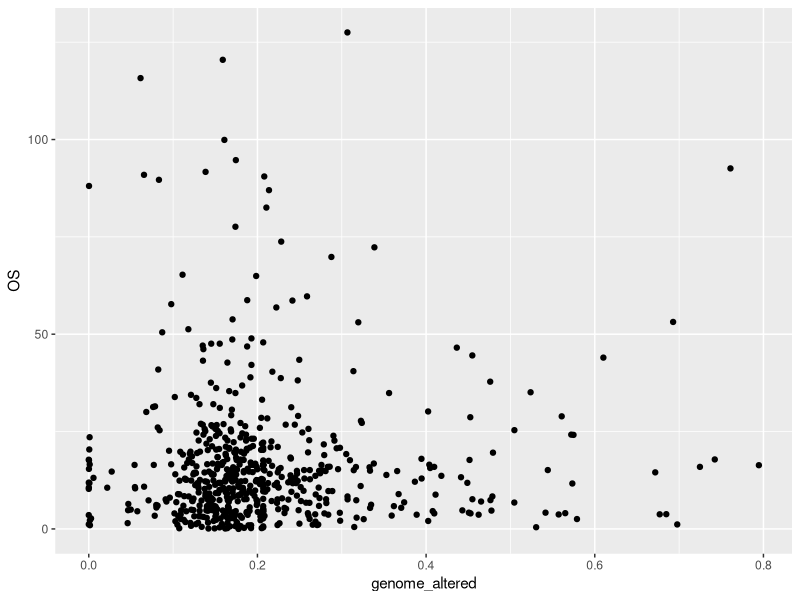
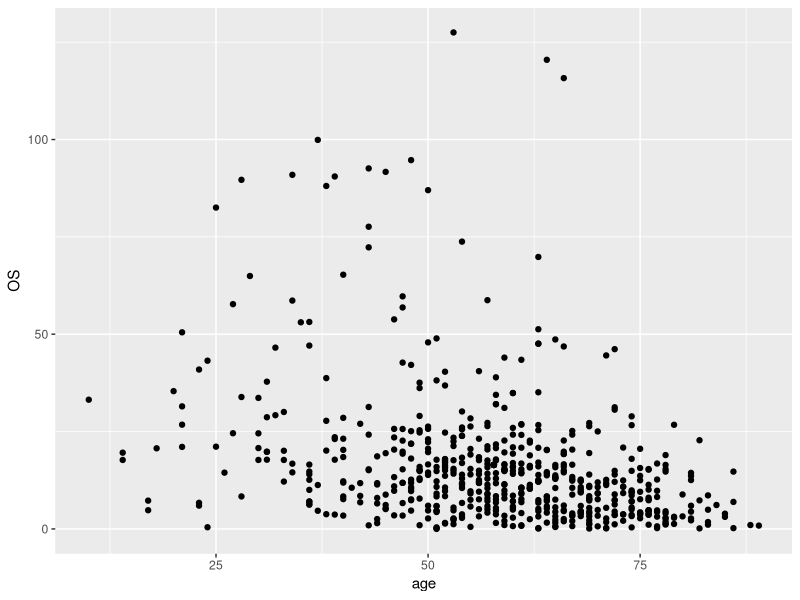
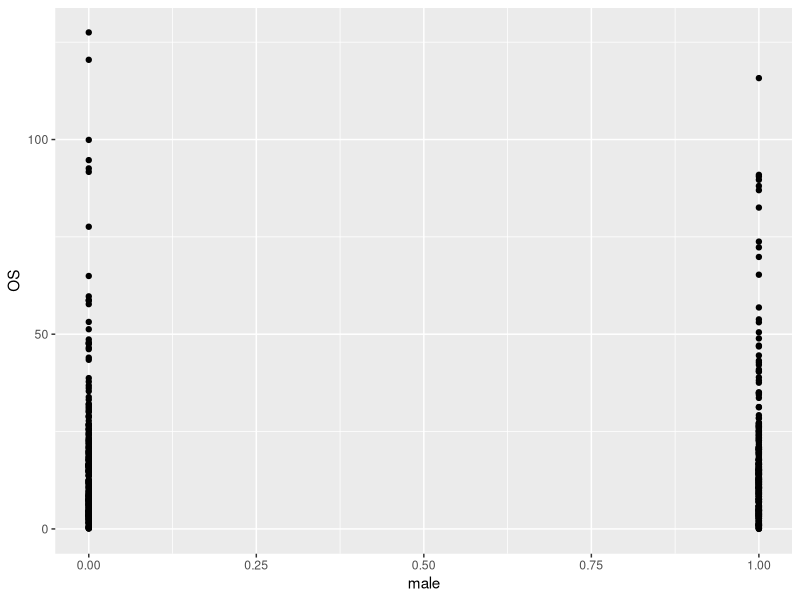
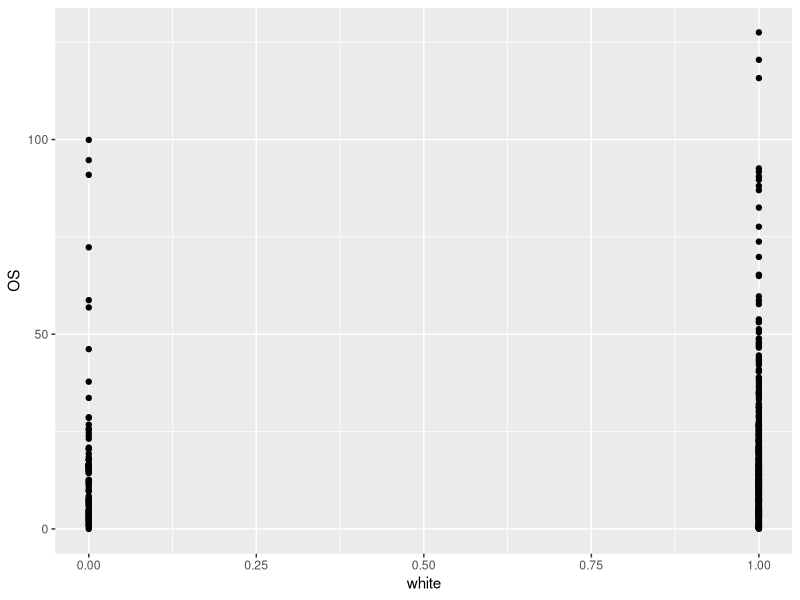
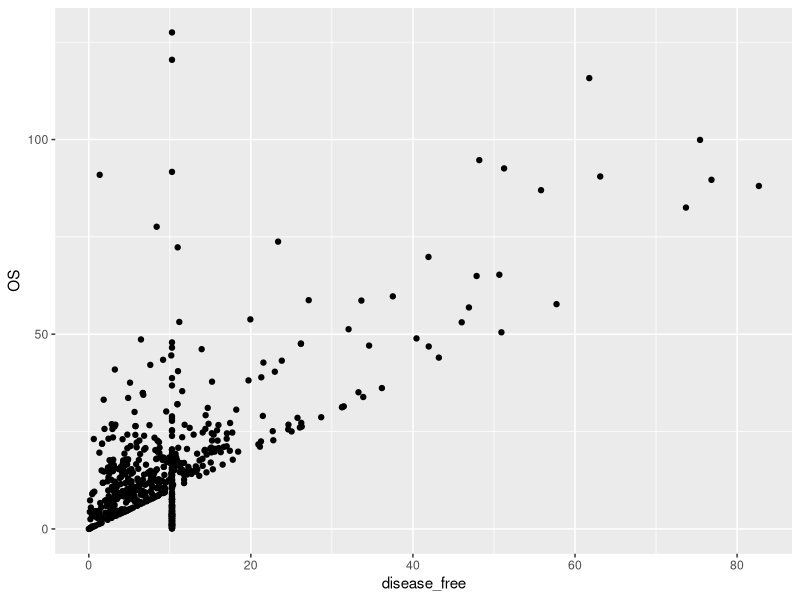
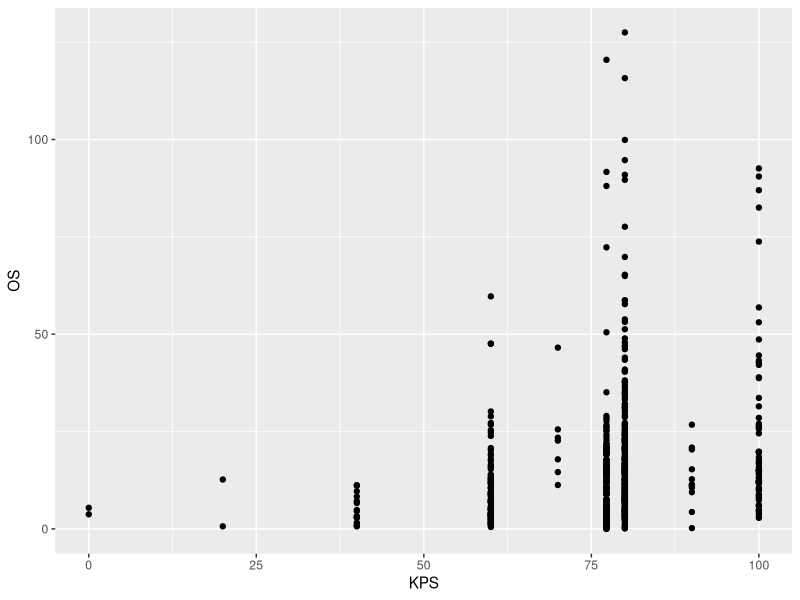

The R script that drew these images, in order:
library(ggplot2)
# Basic box plot

setwd("/Users/michellemai/gbm_ml/")


gbm_data <- read.csv("real_final_data.csv")
newname<-list("genome_altered","age","male","female","asian","black","white","disease_free","KPS","OS")
names(gbm_data) <- newname

plot_1 <- ggplot(data = gbm_data, mapping = aes(x = genome_altered, y = OS))
plot_1 + geom_point()

plot_2 <- ggplot(data = gbm_data, mapping = aes(x = age, y = OS))
plot_2 + geom_point()

plot_3 <- ggplot(data = gbm_data, mapping = aes(x = male, y = OS))
plot_3 + geom_point()

plot_4 <- ggplot(data = gbm_data, mapping = aes(x = white, y = OS))
plot_4 + geom_point()

plot_5 <- ggplot(data = gbm_data, mapping = aes(x = disease_free, y = OS))
plot_5 + geom_point()

plot_6 <- ggplot(data = gbm_data, mapping = aes(x = KPS, y = OS))
plot_6 + geom_point()

# gbm_data <- read.csv("final_predictions.csv")

# plot_1 <- ggplot(data = gbm_data, mapping = aes(x = Model, y = Months))
# plot_1 + geom_boxplot()
